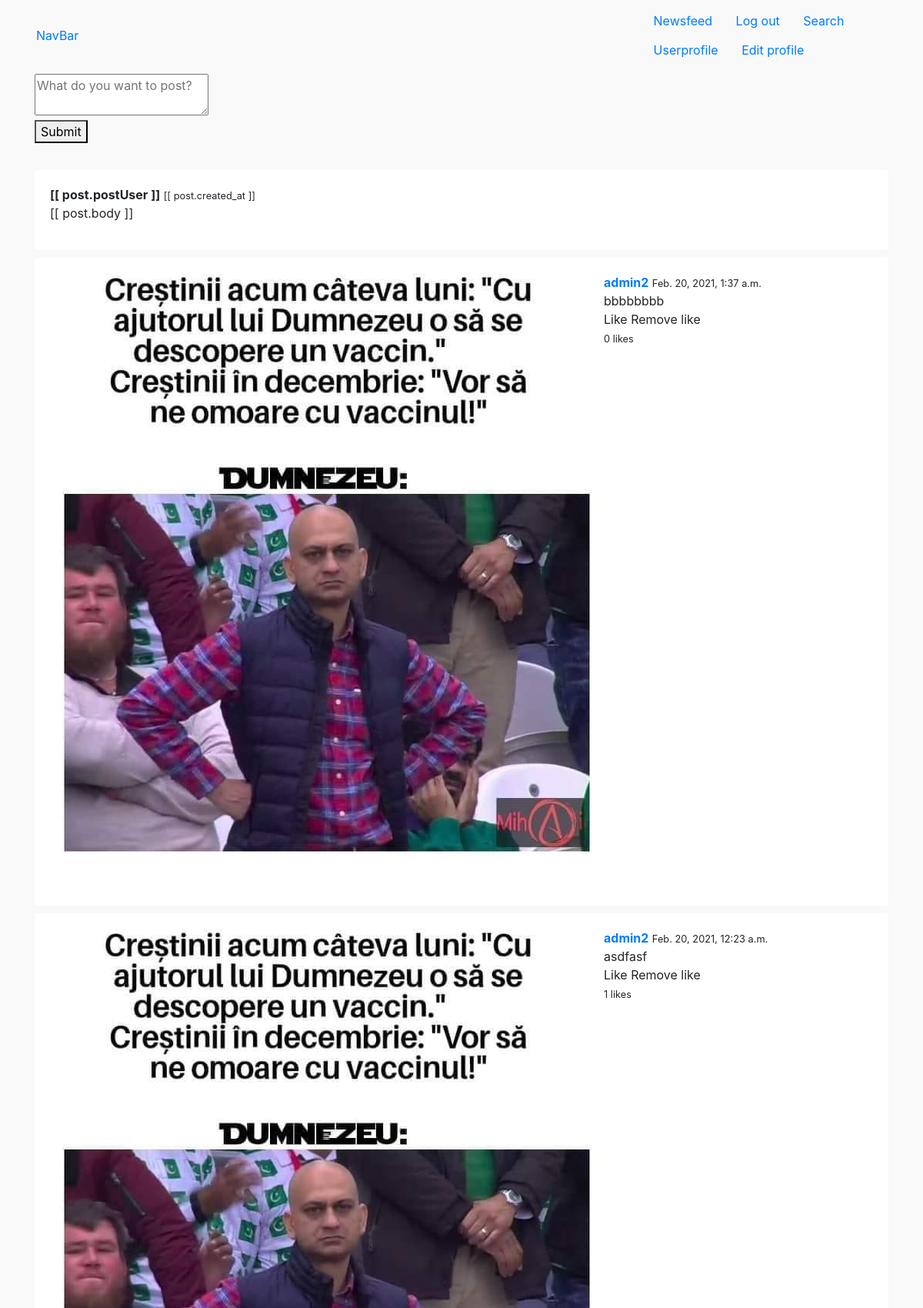
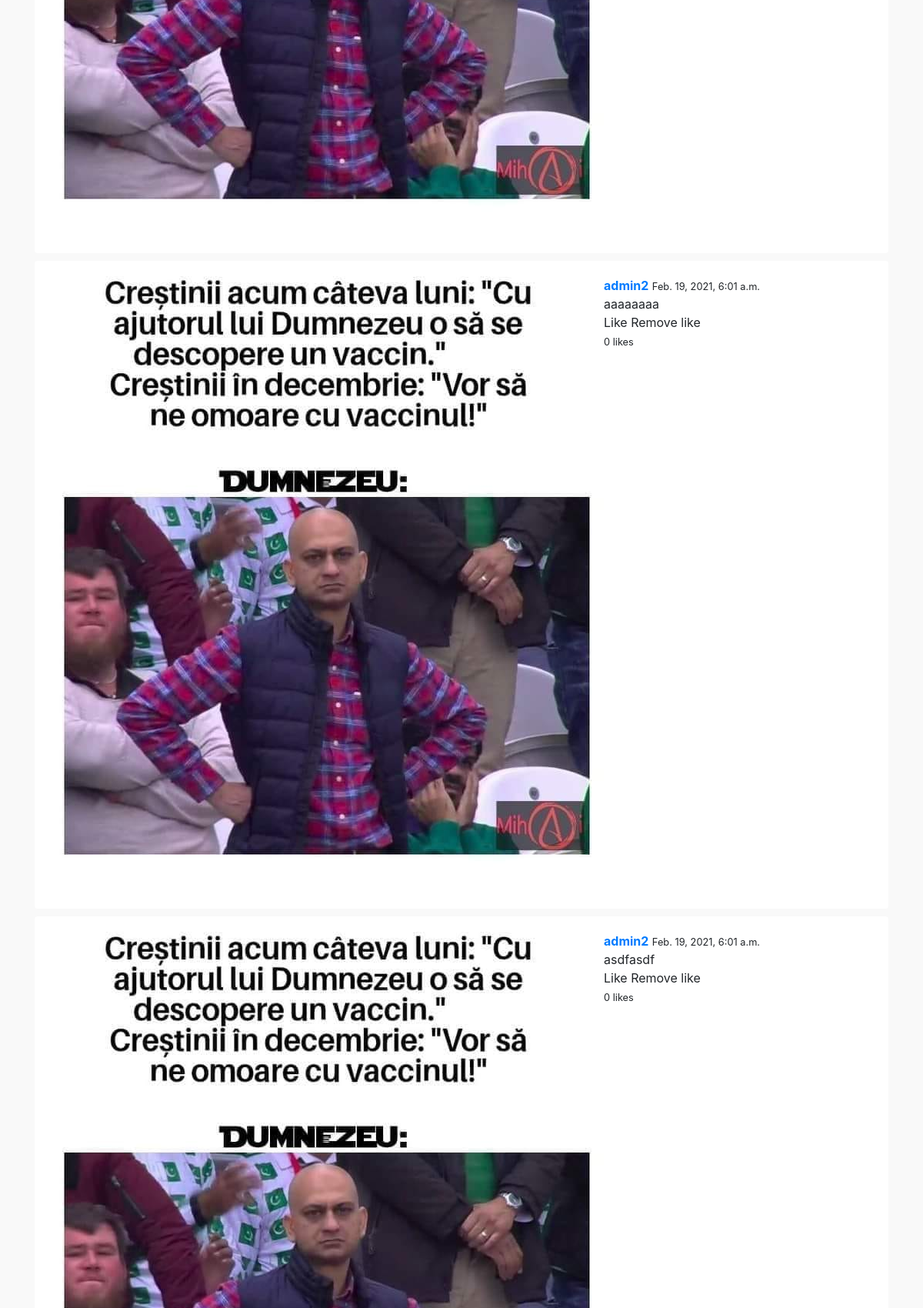
/newsfeedpage/ (signed in, upper part), run on the app's committed database (2 pictures, top to bottom).
### newsfeed/models.py (models this page shows)
class Feed(models.Model):
    objects = None
    body = models.CharField(max_length=500)
    created_by = models.ForeignKey(User, related_name='posts', on_delete=models.CASCADE)
    created_at = models.DateTimeField(auto_now_add=True)
    class Meta:
        ordering = ('-created_at',)

### Userprofile/models.py (models this page shows)
class UserProfile(models.Model):
    objects = None
    user = models.OneToOneField(User, on_delete=models.CharField)
    follows = models.ManyToManyField('self', related_name="followed_by", symmetrical=False)
    avatar = models.ImageField(upload_to='uploads/', blank=True, null=True)

### newsfeed/views.py (the view)
# urls.py: path('newsfeedpage/', newsfeed1, name='newsfeedpage'),
@login_required
def newsfeed1(request):
    user_ids = [request.user.id]
    for postuser in request.user.userprofile.follows.all():
        user_ids.append(postuser.user.id)
    posts = Feed.objects.filter(created_by_id__in = user_ids)
    for post in posts:
        likes = post.likes.filter(created_by_id=request.user.id)
        if likes.count() > 0:
            post.liked = True
        else:
            post.liked = False
    return render(request, 'newsfeed/newsfeed12.html', {'posts': posts})

### Templates/newsfeed/newsfeed12.html (shortened to what this page needs)
{% extends 'base.html' %}
{% block content %}
<br>
<br>
<br>
<br>
    <div class="container" id="newsfeedapp">
        <div class="columns">
            <div class="column">
                <div class="wrapper-form">
                    <form v-on:submit.prevent="submitPost()">
                        <div class="field">
                            <div class="control">
                                <textarea class="textarea" v-model="body" placeholder="What do you want to post?"></textarea>
                            </div>
                        </div>
                        <div class="field">
                            <div class="control">
                                <button>Submit</button>
                            </div>
                        </div>
                    </form>
                </div>
                <div class="wrapper-posts">
                    <div class="post" v-for="post in posts">
                        <article class="media">
                            <div class="media-content">
                                <div class="content">
                                    <p>
                                        <strong>[[ post.postUser ]]</strong>
                                        <small>[[ post.created_at ]]</small>
                                        <br>
                                        [[ post.body ]]
                                    </p>
                                </div>
                            </div>
                        </article>
                    </div>
                    {% for post in posts %}
                        <div class="post">
                            <article class="media">
                                <figure>
                                    <p class="image">
                                        {% if post.created_by.userprofile.avatar %}
                                            <img src="{{ post.created_by.userprofile.avatar.url }}">
                                        {% endif %}
                                    </p>
                                </figure>
                                <div class="media-content">
                                    <div class="content">
                                        <p>
                                            <strong><a href="{% url 'userprofile' post.created_by.username %}">{{ post.created_by.username }}</a></strong>
                                            <small>{{ post.created_at }}</small>
                                            <br>
                                            {{ post.body }}
                                            <br>
                                            <a @click="likePost({{ post.id }})" v-if="!liked_posts.includes({{ post.id }})">Like</a>
                                            <a @click="removeLikePost({{ post.id }})" v-if="liked_posts.includes({{ post.id }})">Remove like</a>
                                            <br/>
                                            <small id="likes-{{ post.id }}">{{ post.likes.count }} likes</small>
                                        </p>
                                    </div>
                                </div>
                            </article>
                        </div>
                    {% endfor %}
                </div>
            </div>
        </div>
    </div>
{% endblock %}

### Static/CSS/style.css (style rules this page uses)
body { background: #f9f9f9; }
.wrapper-posts { margin-top: 35px; }
.wrapper-posts .post { margin-bottom: 10px; padding: 20px; border-radius: 4px; background: #fff; }

### data on the page
Feed: created_by.userprofile.avatar (picture), created_by.username "admin2", created_at "Feb. 20, 2021, 1:37 a.m.", body "bbbbbbbb", likes.count "0"
Feed: created_by.userprofile.avatar (picture), created_by.username "admin2", created_at "Feb. 20, 2021, 12:23 a.m.", body "asdfasf", likes.count "1"
Feed: created_by.userprofile.avatar (picture), created_by.username "admin2", created_at "Feb. 19, 2021, 6:01 a.m.", body "aaaaaaaa", likes.count "0"
Feed: created_by.userprofile.avatar (picture), created_by.username "admin2", created_at "Feb. 19, 2021, 6:01 a.m.", body "asdfasdf", likes.count "0"
